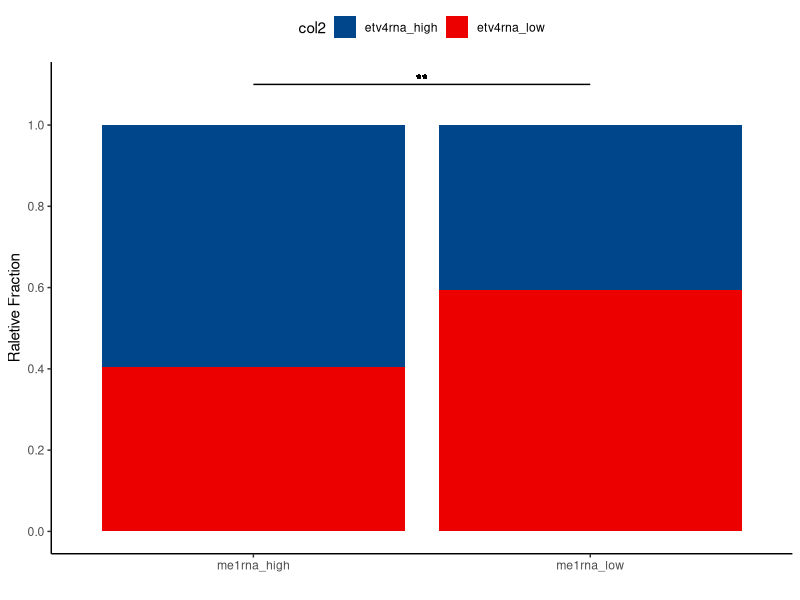

The R script that drew this image: (Note: this script raises an error after producing the figure.)
library("ggplot2")
library(ggsci)
library("ggsignif")


#Read data table ----
rawdata <- read.table("scriptsWithData/TCGAgenePropotion/me1etv4.txt",header=T,row.names=1,sep = " ")

dim(rawdata)
rawdata=data.frame(t(rawdata))


#get Sample size that bigger than median  for each gene
mark1=paste(names(rawdata)[1],"_low",sep = "")
mark2=paste(names(rawdata)[1],"_high",sep = "")
mark3=paste(names(rawdata)[2],"_low",sep = "")
mark4=paste(names(rawdata)[2],"_high",sep = "")

col1=rep(mark1,nrow(rawdata))
col2=rep(mark3,nrow(rawdata))
col1[rawdata[,1]>= median(rawdata[,1])]=mark2
col2[rawdata[,2]>= median(rawdata[,2])]=mark4
df=data.frame(col1,col2)

# statistic test for propotion  using chisq test 
mt=table(df)
sig="NS"
Pvalue=chisq.test(mt)$p.value 
if(Pvalue<0.01){
  sig="**"
}else if(Pvalue<0.05){
  sig="*"
}

#plot function
g=ggplot(df,aes(x = col1,fill = col2)) + 
  geom_bar(position = "fill")+
  xlab('') + 
  ylab("Raletive Fraction")+
  scale_y_continuous(breaks=c(0,0.2,0.4,0.6,0.8,1))+
  theme_classic()+
  theme(legend.position="top")+
  scale_fill_lancet()+
  annotate("rect", xmin = 1, xmax = 2, ymin = 1.1, ymax =1.1, alpha=1,colour = "black")+
  geom_text(x = 1.5, y = 1.11, label = sig)
print(g)
  
save_plot('images/barRatioPlot.png',ggplot2::last_plot(), base_width = 6, base_height = 6)